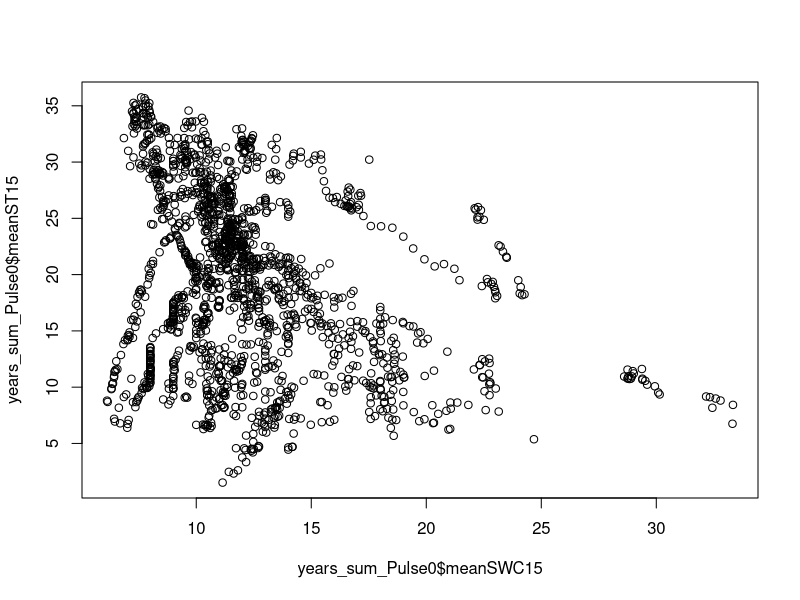
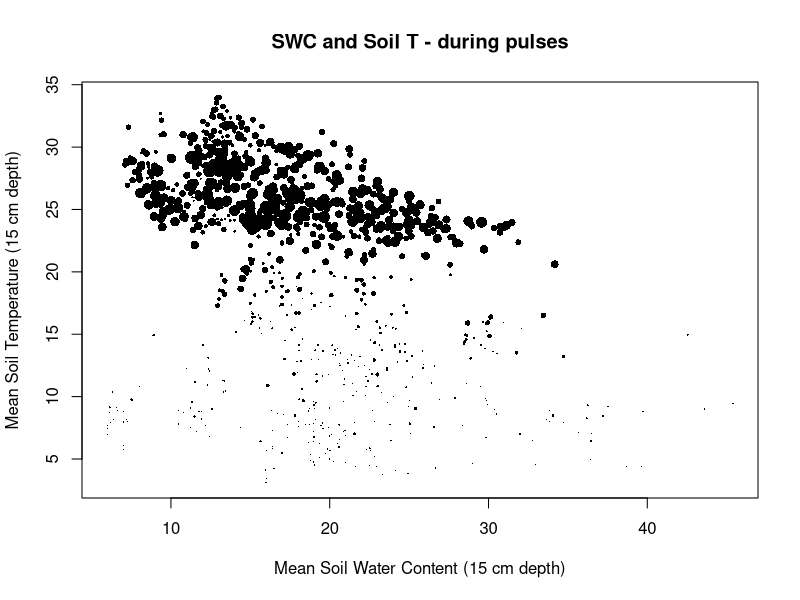
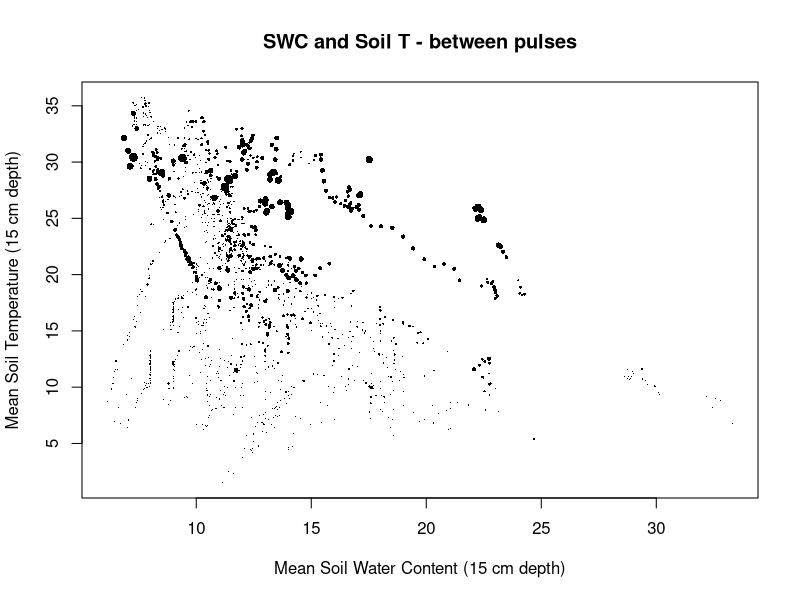
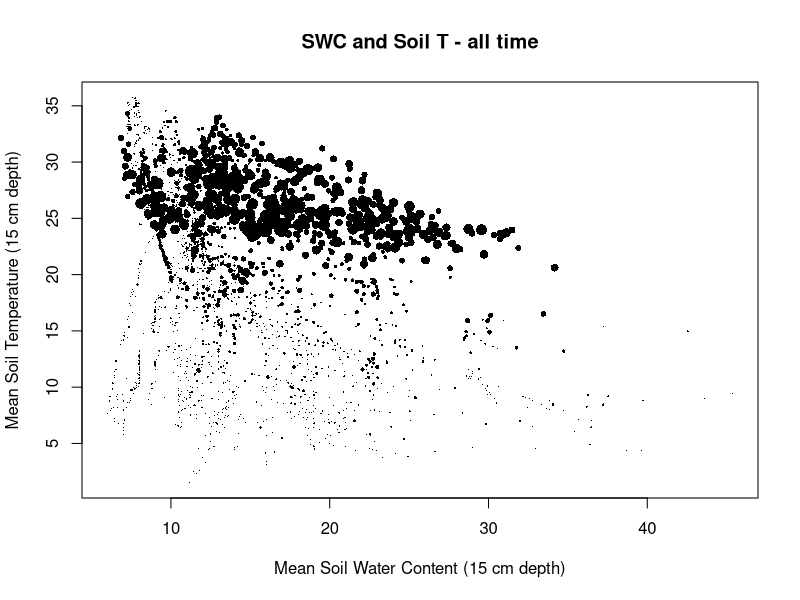

Write R code to recreate these figures, in order.
# Author Dave Moore
# Create some plots from analysis so far
library(ggplot2)

USWkg12_20_summary  <- read.csv("data/USWkg12_20_summary.csv")
years_sum_Pulse0 <- read.csv("data/years_sum_Pulse0_DM.csv",  header = TRUE, na.strings = "NA")
years_sum_Pulse0$date = as.Date(years_sum_Pulse0$date)

years_sum_Pulse1<- read.csv("data/years_sum_Pulse1_DM.csv", header = TRUE, na.strings = "NA")
years_sum_Pulse1$date = as.Date(years_sum_Pulse1$date)

years_sum_Pulse0 <- na.omit(years_sum_Pulse0)
years_sum_Pulse1 <- na.omit(years_sum_Pulse1)
USWkg12_20_summary <- na.omit(USWkg12_20_summary)

  plot (years_sum_Pulse0$meanSWC15, years_sum_Pulse0$meanST15) 
  
  
  plot(years_sum_Pulse1$meanSWC15, years_sum_Pulse1$meanST15, 
       cex = years_sum_Pulse1$meanRECO/2, # set the point size based on meanRECO
       pch = 16, # use solid circles as the point symbol
       xlab = "Mean Soil Water Content (15 cm depth)", # add x-axis label
       ylab = "Mean Soil Temperature (15 cm depth)", # add y-axis label
       main = "SWC and Soil T - during pulses") # add plot title
  
  
    plot(years_sum_Pulse0$meanSWC15, years_sum_Pulse0$meanST15, 
       cex = years_sum_Pulse0$meanRECO/2, # set the point size based on meanRECO
       pch = 16, # use solid circles as the point symbol
       xlab = "Mean Soil Water Content (15 cm depth)", # add x-axis label
       ylab = "Mean Soil Temperature (15 cm depth)", # add y-axis label
       main = "SWC and Soil T - between pulses") # add plot title
  
    plot(USWkg12_20_summary$meanSWC15, USWkg12_20_summary$meanST15, 
         cex = USWkg12_20_summary$meanRECO/2, # set the point size based on meanRECO
         pch = 16, # use solid circles as the point symbol
         xlab = "Mean Soil Water Content (15 cm depth)", # add x-axis label
         ylab = "Mean Soil Temperature (15 cm depth)", # add y-axis label
         main = "SWC and Soil T - all time") # add plot title
    
    

  sapply(years_sum_Pulse1, class)
  
  sum(is.na(years_sum_Pulse1$meanSWC15)) # count number of missing values in meanSWC15
  sum(is.na(years_sum_Pulse1$meanST15)) # count number of missing values in meanST15
  